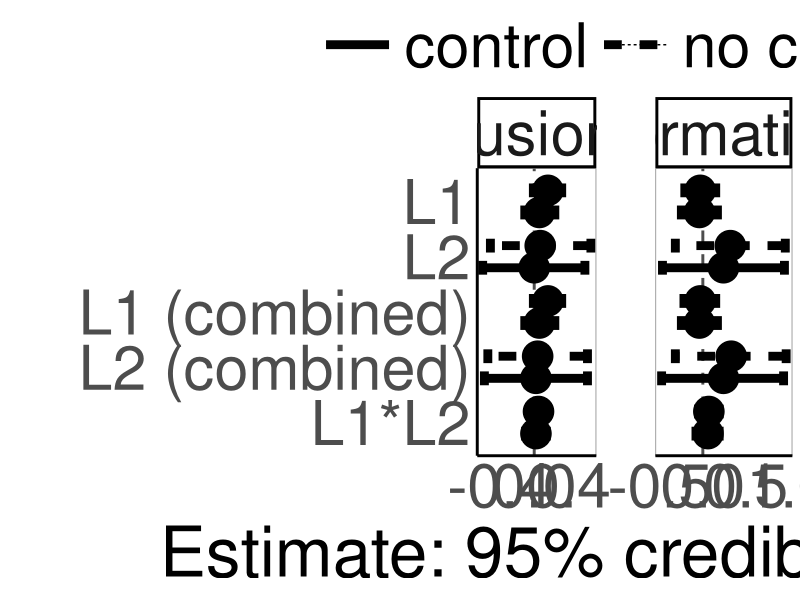
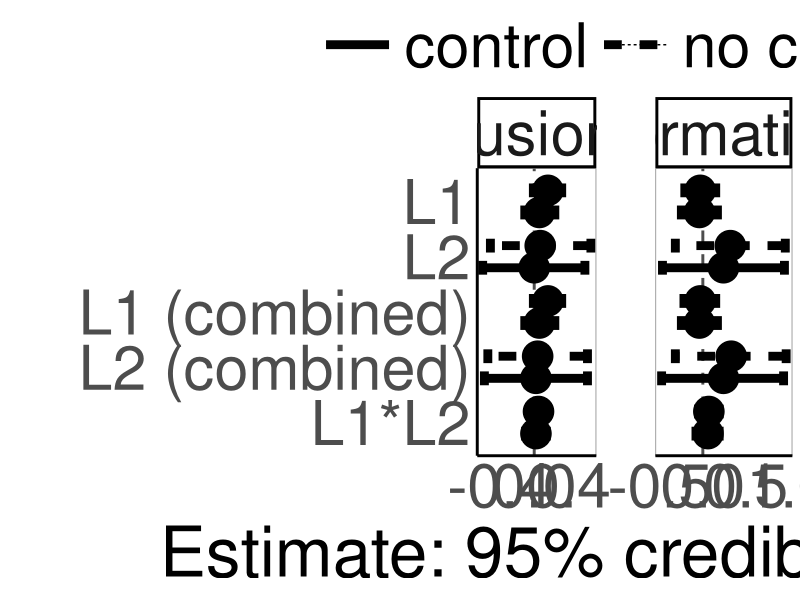
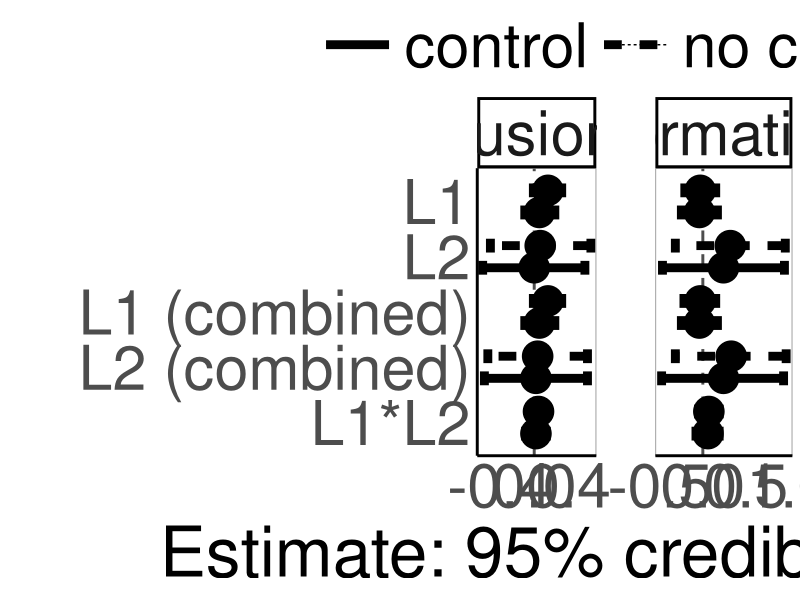
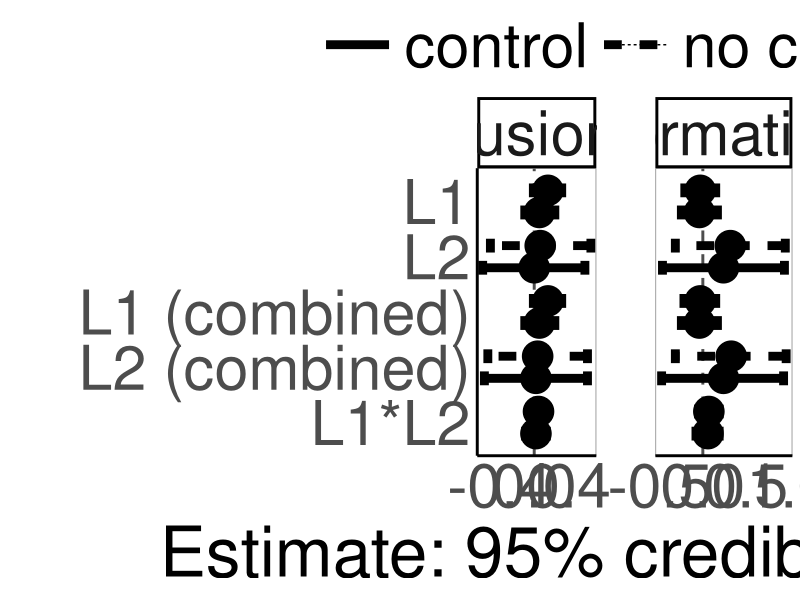
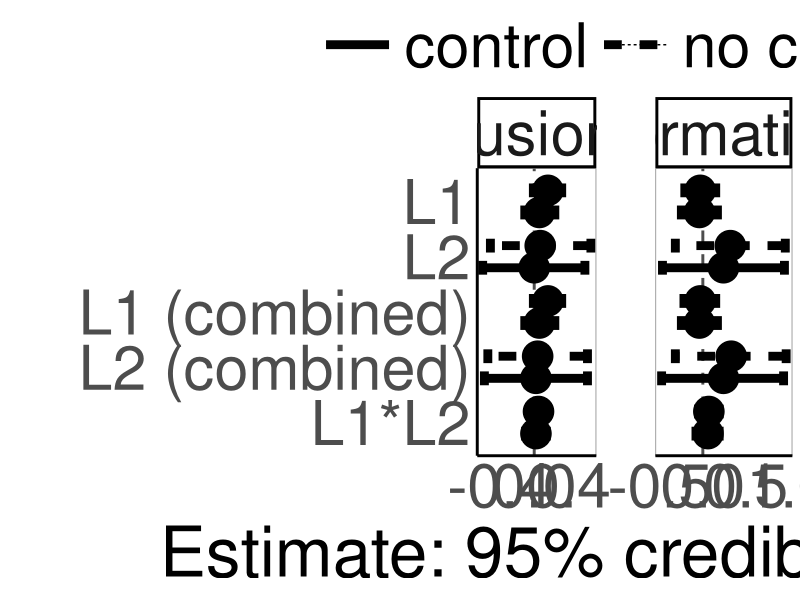
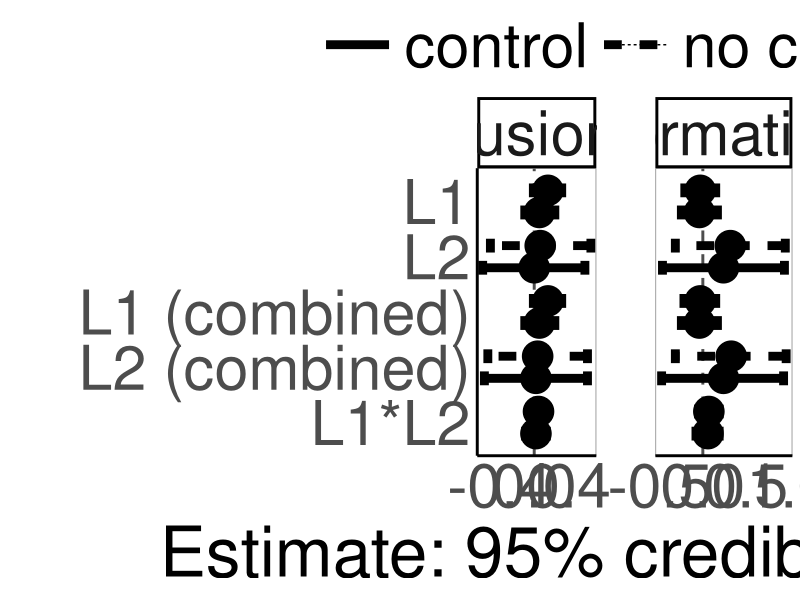

Write R code to recreate these figures, in order.
suppressPackageStartupMessages({
  library(dplyr)
  library(ggplot2)
})

# script was written by Olena Shcherbakova and modified by Sam Passmore

effs_I <-
  read.csv("output_tables_reanalysis/ effects Informativity_L2_social_models .csv")
effs_I$variable <- "informativity"

effs_B <-
  read.csv("output_tables_reanalysis/ effects Boundness_L2_social_models .csv")
effs_B$variable <- "fusion"

effs_B <- effs_B %>%
  rename(lower = 2,
         upper = 4,
         mean = 3)

effs_I <- effs_I %>%
  rename(lower = 2,
         upper = 4,
         mean = 3)

effs_1 <- as.data.frame(rbind(effs_B, effs_I))

effs_1$control <- "yes"

effs_I <-
  read.csv("output_tables_reanalysis/ effects Informativity_L2_social_only_models .csv")
effs_I$variable <- "informativity"

effs_B <-
  read.csv("output_tables_reanalysis/ effects Boundness_L2_social_only_models .csv")
effs_B$variable <- "fusion"

effs_B <- effs_B %>%
  rename(lower = 2,
         upper = 4,
         mean = 3)

effs_I <- effs_I %>%
  rename(lower = 2,
         upper = 4,
         mean = 3)

effs_2 <- as.data.frame(rbind(effs_B, effs_I))
effs_2$control <- "no"

effs_1 <- effs_1 %>%
  rename(lower = 2,
         upper = 4,
         mean = 3)

effs_2 <- effs_2 %>%
  rename(lower = 2,
         upper = 4,
         mean = 3)

effs <- as.data.frame(rbind(effs_1, effs_2))

effs_main <- effs %>%
  rename(lower = 2,
         upper = 4,
         mean = 3) %>%
  filter(!grepl("nonlinear", model)) %>%
  filter(!grepl("SD", effect)) %>%
  filter(!grepl("Intercept", effect))


#removing "(linear)" part within the model column
effs_main$model <- gsub("(\\s*\\(\\w+\\))", "", effs_main$model)

#adding "combined" after L1/L1 proportion where applicable
effs_main$effect <-
  ifelse(
    grepl("L1 speakers\\+", effs_main$model),
    paste(effs_main$effect, "(combined)"),
    effs_main$effect
  )

effs_main <- effs_main %>%
  mutate(
    effect = dplyr::recode(
      effect,
      "L2 proportion (combined)" = "L2 (combined)",
      "L1*L2 proportion" = "L1*L2",
      "L2 proportion" = "L2"
    )
  )

eff_main_plot_df = effs_main %>%
  as.data.frame() %>%
  mutate_if(is.character, as.factor) %>%
  mutate(effect = factor(
    effect,
    levels = c(
      "Education",
      "Neighbours",
      "Official status",
      "L1*L2",
      "L2 (combined)",
      "L1 (combined)",
      "L2",
      "L1"
    )
  )) %>%
  mutate(importance = case_when((lower < 0 &
                                   upper < 0)  ~ "negative",
                                (lower > 0 &
                                   upper > 0)  ~ "positive",
                                (lower < 0 & upper > 0) |
                                  (lower < 0 &
                                     upper == 0) |
                                  (lower == 0 & upper > 0) ~ "no"
  )) %>%
  mutate(importance = as.factor(importance)) %>%
  mutate(importance = factor(
    importance,
    levels = c("no", "positive", "negative"),
    ordered = TRUE
  )) %>% 
  mutate(control = if_else(control == "yes", "control", "no control")) %>% 
  mutate(control = factor(control, levels = c("control", "no control"), ordered = TRUE))

dodge_width <- 0.8

effs_main_plot_bw <- ggplot(eff_main_plot_df,
                            aes(
                              y = effect,
                              x = mean,
                              linetype = control,
                              color = importance
                            )) +
  geom_errorbar(
    aes(xmin = lower, xmax = upper),
    width = 0.5,
    linewidth = 3,
    position = position_dodge(width = dodge_width)
  ) +
  geom_point(size = 10,
             position = position_dodge(width = dodge_width)) +
  geom_line(position = position_dodge(width = dodge_width)) +
  geom_vline(
    aes(xintercept = 0),
    linetype = 2,
    linewidth = 1,
    alpha = 0.7
  ) +
  scale_color_manual(values = c("black", "red3", "steelblue")) +
  ylab("") +
  xlab("Estimate: 95% credible interval") +
  #  theme_light() +
  theme_minimal() +
  facet_grid(. ~ variable, scales = "free_x", space = "free") +
  theme(
    text = element_text(size = 55), # face = "bold"),
    #    legend.text = element_text(size = 25),
    axis.title = element_text(size = 50),
    #    legend.title = element_text(size = 25),
    #    strip.text.x = element_text(size = 25),
    legend.spacing.y = unit(2.7, 'cm'),
    legend.key.width = unit(2, 'cm'),
    legend.direction = "horizontal",
    legend.position = "top",
    legend.title = element_blank(),
    axis.line = element_line(linewidth = 1),
    strip.background = element_rect(color = "black", linewidth = 2),
    panel.spacing.x = unit(15, "mm"),
    panel.grid = element_blank(),
    panel.border = element_rect(color = "gray 50", fill = NA)
  ) +
  guides(color = "none")


effs_main_plot_bw

ggsave(
  file = "output_reanalysis/effects_L2_plot.png",
  plot = effs_main_plot_bw,
  height = 24,
  width = 30,
  dpi = 400
)


effs_main_plot_bw
ggsave(
  file = "output_reanalysis/effects_L2_plot.pdf",
  plot = effs_main_plot_bw,
  height = 22,
  width = 36,
  dpi = 600
)

effs_main_plot_bw
ggsave(
  file = "output_reanalysis/effects_L2_plot.jpeg",
  plot = effs_main_plot_bw,
  height = 22,
  width = 36,
  dpi = 600
)
